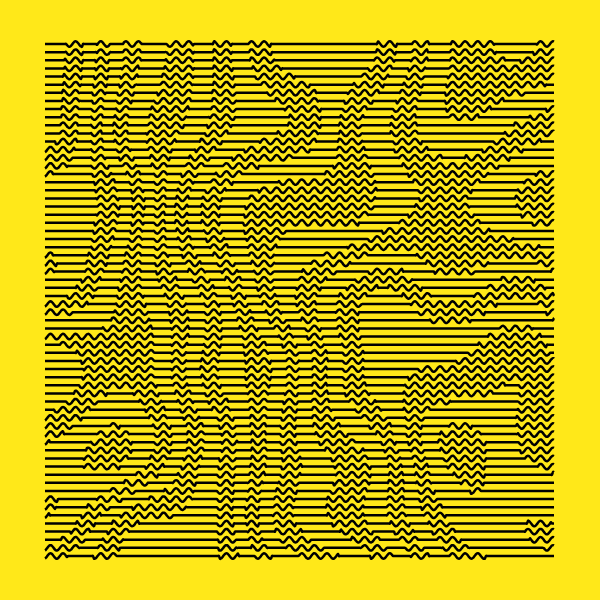
Frame 1 (no input)
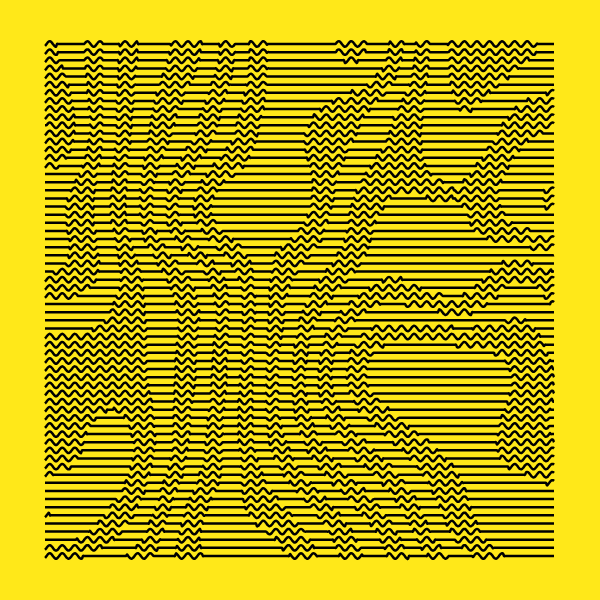
Frame 60 (no input)
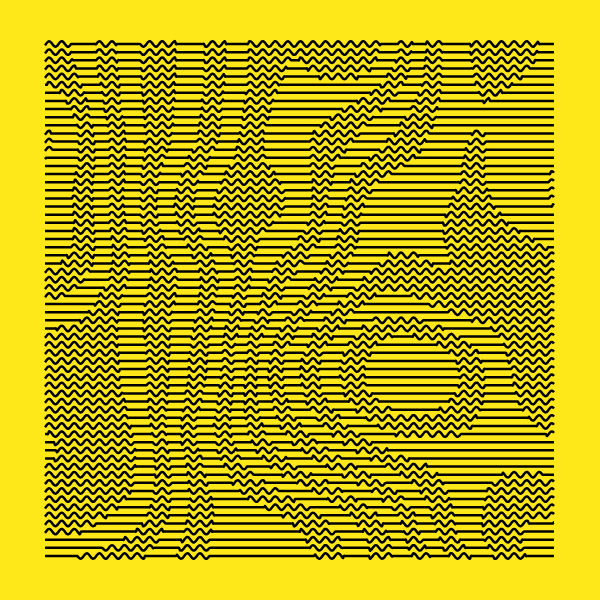
Frame 120 (the mouse pressed at the canvas centre since frame 60)

The p5.js sketch that drew these frames (run headless with seeded random() and noise() and a simulated clock; from frame 60 on, the mouse is pressed at the canvas centre):

// p5.js sketch
// ── sketch.js
// By Roni Kaufman

let margin = 44;
let density = 1 / 650;
let nLines = 64;
let s;
let interLines;

function setup() {
  createCanvas(600, 600);
  colorMode(HSB, 1);
  //noLoop();
  noFill();
  stroke(0);
  strokeWeight(2.5);
  strokeCap(SQUARE);

  s = width - 2 * margin;
  interLines = s / (nLines - 1);
}

function draw() {
  background(0.15, 0.9, 1);

  translate(margin, margin);
  for (let i = 0; i < nLines; i++) {
    let y = interLines * i;
    beginShape();
    for (let x = 0; x < s; x++) {
      let offset = 0;
      let noize = noise(x * density, y * density, frameCount / 700);
      let factor = 0;
      if (floor(noize * 50) % 2 === 0) {
        factor = interLines / 3;
      }
      offset = cos(x / 2 - frameCount / 10) * factor;
      curveVertex(x, y + offset);
    }
    endShape();
  }
}
